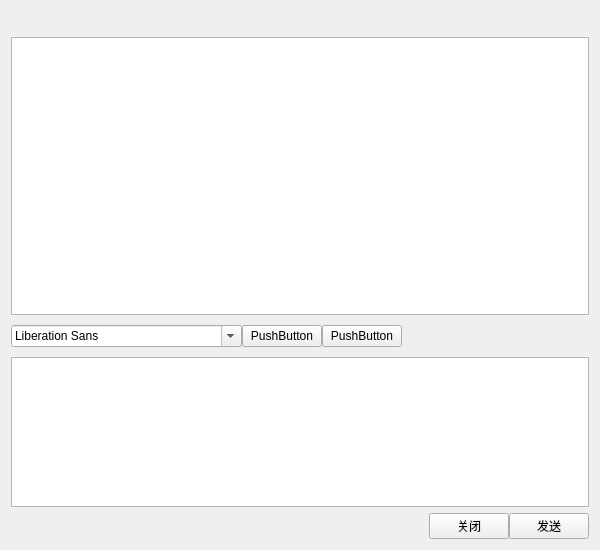
<?xml version="1.0" encoding="UTF-8"?>
<ui version="4.0">
 <class>Client</class>
 <widget class="QWidget" name="Client">
  <property name="geometry">
   <rect>
    <x>0</x>
    <y>0</y>
    <width>600</width>
    <height>550</height>
   </rect>
  </property>
  <property name="windowTitle">
   <string>Form</string>
  </property>
  <layout class="QHBoxLayout" name="horizontalLayout_4">
   <item>
    <layout class="QVBoxLayout" name="verticalLayout">
     <item>
      <widget class="QWidget" name="widget" native="true">
       <property name="maximumSize">
        <size>
         <width>16777215</width>
         <height>20</height>
        </size>
       </property>
       <layout class="QHBoxLayout" name="horizontalLayout">
        <property name="spacing">
         <number>0</number>
        </property>
        <property name="leftMargin">
         <number>0</number>
        </property>
        <property name="topMargin">
         <number>0</number>
        </property>
        <property name="rightMargin">
         <number>0</number>
        </property>
        <property name="bottomMargin">
         <number>0</number>
        </property>
        <item>
         <widget class="QLabel" name="label_name">
          <property name="minimumSize">
           <size>
            <width>40</width>
            <height>0</height>
           </size>
          </property>
          <property name="text">
           <string/>
          </property>
         </widget>
        </item>
        <item>
         <spacer name="horizontalSpacer">
          <property name="orientation">
           <enum>Qt::Orientation::Horizontal</enum>
          </property>
          <property name="sizeHint" stdset="0">
           <size>
            <width>258</width>
            <height>20</height>
           </size>
          </property>
         </spacer>
        </item>
       </layout>
      </widget>
     </item>
     <item>
      <widget class="QTextEdit" name="displaytextEdit">
       <property name="enabled">
        <bool>true</bool>
       </property>
       <property name="focusPolicy">
        <enum>Qt::FocusPolicy::NoFocus</enum>
       </property>
       <property name="readOnly">
        <bool>true</bool>
       </property>
      </widget>
     </item>
     <item>
      <widget class="QWidget" name="widget_3" native="true">
       <property name="minimumSize">
        <size>
         <width>0</width>
         <height>30</height>
        </size>
       </property>
       <layout class="QHBoxLayout" name="horizontalLayout_3">
        <property name="spacing">
         <number>0</number>
        </property>
        <property name="leftMargin">
         <number>0</number>
        </property>
        <property name="topMargin">
         <number>0</number>
        </property>
        <property name="rightMargin">
         <number>0</number>
        </property>
        <property name="bottomMargin">
         <number>0</number>
        </property>
        <item>
         <widget class="QFontComboBox" name="fontComboBox"/>
        </item>
        <item>
         <widget class="QPushButton" name="pushButton">
          <property name="text">
           <string>PushButton</string>
          </property>
         </widget>
        </item>
        <item>
         <widget class="QPushButton" name="pushButton_2">
          <property name="text">
           <string>PushButton</string>
          </property>
         </widget>
        </item>
        <item>
         <spacer name="horizontalSpacer_3">
          <property name="orientation">
           <enum>Qt::Orientation::Horizontal</enum>
          </property>
          <property name="sizeHint" stdset="0">
           <size>
            <width>40</width>
            <height>20</height>
           </size>
          </property>
         </spacer>
        </item>
       </layout>
      </widget>
     </item>
     <item>
      <widget class="QTextEdit" name="inputtextEdit">
       <property name="minimumSize">
        <size>
         <width>0</width>
         <height>0</height>
        </size>
       </property>
       <property name="maximumSize">
        <size>
         <width>16777215</width>
         <height>150</height>
        </size>
       </property>
       <property name="readOnly">
        <bool>false</bool>
       </property>
      </widget>
     </item>
     <item>
      <widget class="QWidget" name="widget_2" native="true">
       <property name="maximumSize">
        <size>
         <width>16777215</width>
         <height>30</height>
        </size>
       </property>
       <layout class="QHBoxLayout" name="horizontalLayout_2">
        <property name="spacing">
         <number>0</number>
        </property>
        <property name="topMargin">
         <number>0</number>
        </property>
        <property name="rightMargin">
         <number>0</number>
        </property>
        <property name="bottomMargin">
         <number>0</number>
        </property>
        <item>
         <spacer name="horizontalSpacer_2">
          <property name="orientation">
           <enum>Qt::Orientation::Horizontal</enum>
          </property>
          <property name="sizeHint" stdset="0">
           <size>
            <width>334</width>
            <height>20</height>
           </size>
          </property>
         </spacer>
        </item>
        <item>
         <widget class="QPushButton" name="pushButton_4">
          <property name="text">
           <string>关闭</string>
          </property>
         </widget>
        </item>
        <item>
         <widget class="QPushButton" name="pushButton_3">
          <property name="text">
           <string>发送</string>
          </property>
         </widget>
        </item>
       </layout>
      </widget>
     </item>
    </layout>
   </item>
  </layout>
 </widget>
 <resources/>
 <connections/>
</ui>
